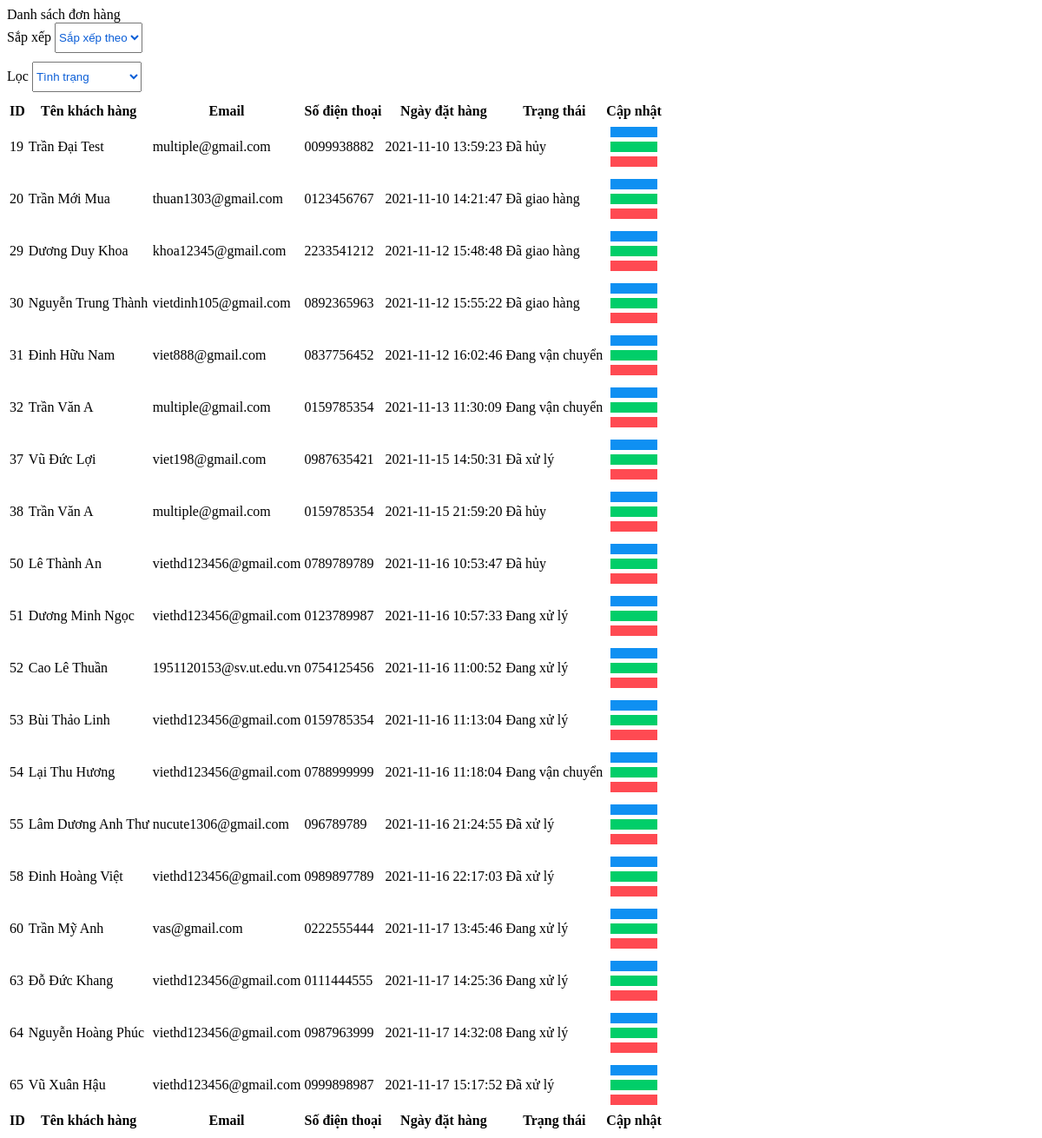
/admin/modules/listorder.php, run on an earlier commit of the app's database.
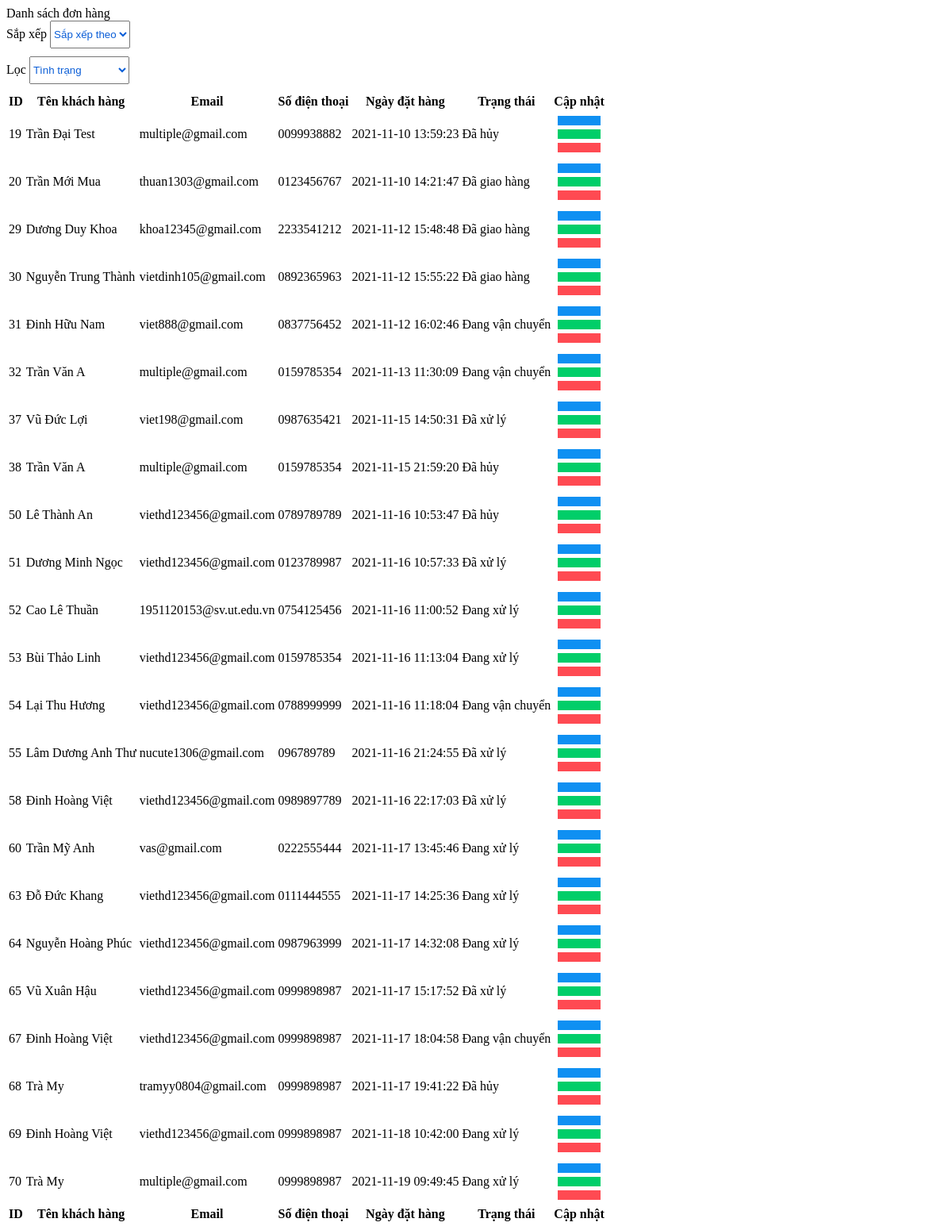
And on a later commit of the database.
### admin/modules/listorder.php (the view, shortened to what this page needs)
<?php
include('../conn.php');
?>
<div class="card mb-4">
    <?php
    $orderBy = "";
    $statusfilter = isset($_GET['set']) ? $_GET['set'] : "";
    ?>
    <div class="card-header">
        Danh sách đơn hàng
    </div>
    <div class="card-body">
        <div class="sort-order">
            <label for="">Sắp xếp</label>
            <select onchange="this.options[this.selectedIndex].value && (window.location=this.options[this.selectedIndex].value);">
                <option value="">Sắp xếp theo</option>
            </select>
        </div>
        <div class="filterStatus-order">
            <label for="">Lọc</label>
            <select onchange="this.options[this.selectedIndex].value && (window.location=this.options[this.selectedIndex].value);">
                <option <?php if (isset($_GET['set']) && $_GET['set'] == "0") { ?> selected <?php } ?> value="?module=listorder&set=0">Tình trạng</option>
            </select>
        </div>
        <table id="datatablesSimple">
            <thead>
                <tr>
                    <th>ID</th>
                    <th>Tên khách hàng</th>
                    <th>Email</th>
                    <th>Số điện thoại</th>
                    <th>Ngày đặt hàng</th>
                    <th>Trạng thái</th>
                    <th>Cập nhật</th>
                </tr>
            </thead>
            <tfoot>
                <tr>
                    <th>ID</th>
                    <th>Tên khách hàng</th>
                    <th>Email</th>
                    <th>Số điện thoại</th>
                    <th>Ngày đặt hàng</th>
                    <th>Trạng thái</th>
                    <th>Cập nhật</th>
                </tr>
            </tfoot>
            <tbody>
                <?php
                if ($statusfilter) {
                    $sql_sl = "SELECT * FROM `order-info` " . $statusCondition . " " . $orderBy;
                    $listorder = mysqli_query($connect, $sql_sl);
                } else {
                    $sql_sl = "SELECT * FROM `order-info` " . $orderBy;
                    $listorder = mysqli_query($connect, $sql_sl);
                }
                while ($row = mysqli_fetch_array($listorder)) { ?>
                    <tr>
                        <td><?php echo $row["order_id"] ?></td>
                        <td><?php echo $row["full_name"] ?></td>
                        <td><?php echo $row["email"] ?></td>
                        <td><?php echo $row["phone"] ?></td>
                        <td><?php echo $row["date_order"] ?></td>
                        <td><?php if ($row["status"] == 1) {
                                echo "Đang xử lý";
                            }
                            if ($row["status"] == 2) {
                                echo "Đã xử lý";
                            }
                            if ($row["status"] == 3) {
                                echo "Đang vận chuyển";
                            }
                            if ($row["status"] == 4) {
                                echo "Đã giao hàng";
                            }
                            if ($row["status"] == 0) {
                                echo "Đã hủy";
                            } ?></td>
                        <td>
                            <a href="?module=detailsorder&id=<?php echo $row["order_id"] ?>" name="review"><i class="fas fa-eye"></i></a>
                            <a href="?module=commitOrder&id=<?php echo $row["order_id"] ?>" name="update"><i class="fas fa-pen-square"></i></a>
                            <a href="?module=deleteorder&id=<?php echo $row["order_id"] ?>" onclick="return confirm('Bạn có chắc chắn muốn xóa không?')" name="remove"><i class="far fa-times-circle"></i></a>
                        </td>
                    </tr>
                <?php }
                ?>
            </tbody>
    </div>
</div>

### admin/modules/listorder.php (style rules this page uses)
tbody td a { display: block; margin: 5px; text-align: center; }
tbody td a:first-child { padding: 5px; background-color: #0F90F2; color: #fff; text-decoration: none; border: 1px solid #0F90F2; transition: 0.3s; }
tbody td a:nth-child(2) { padding: 5px; background-color: #01CE69; color: #fff; text-decoration: none; border: 1px solid #01CE69; transition: 0.3s; }
tbody td a:nth-child(3) { padding: 5px; background-color: #FF4A52; color: #fff; text-decoration: none; border: 1px solid #FF4A52; transition: 0.3s; }
.filterStatus-order, .sort-order { margin-bottom: 10px; }
.filterStatus-order select, .sort-order select { height: 35px; width: fit-content; color: #0B5ED7; }

What changed in the data, as far as the page shows it:
changed order-info "Dương Minh Ngọc": status "Đang xử lý" → "Đã xử lý"
added order-info: order_id "67", full_name "Đinh Hoàng Việt", email "viethd123456@gmail.com", phone "0999898987", date_order "2021-11-17 18:04:58", status "Đang vận chuyển"
added order-info: order_id "68", full_name "Trà My", email "tramyy0804@gmail.com", phone "0999898987", date_order "2021-11-17 19:41:22", status "Đã hủy"
added order-info: order_id "69", full_name "Đinh Hoàng Việt", email "viethd123456@gmail.com", phone "0999898987", date_order "2021-11-18 10:42:00", status "Đang xử lý"
added order-info: order_id "70", full_name "Trà My", email "multiple@gmail.com", phone "0999898987", date_order "2021-11-19 09:49:45", status "Đang xử lý"
